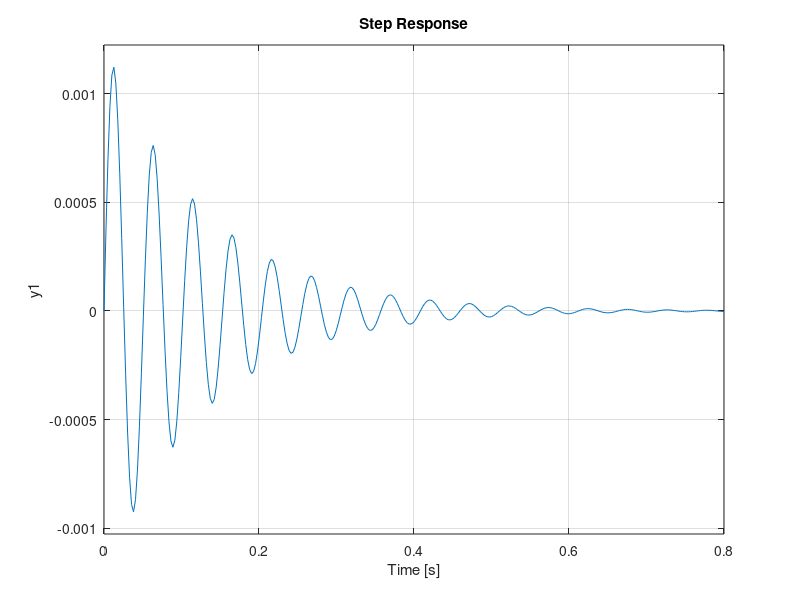

MATLAB code to generate this figure: (Note: this script raises an error after producing the figure.)
%%System Constants%%
k = 100000;
lambda = 100;
I = 0.016363148;
r = .050;
m = .025;

%%State Space Model Matrices%%
A = [0,1;-(k/((I/r^2)+m)) -(lambda/((I/r^2)+m))];
B = [0;1/((I/r^2)+m)];
C = [0 1];
D = [0:0];

ssmodel = ss(A,B,C,D);

figure(1);
step(ssmodel);
figure(2);
h = bodeplot(ssmodel);
% Change units to Hz and make phase plot invisible
setoptions(h,'FreqUnits','Hz','PhaseVisible','off');

t = [0:.001:.25];
u = [zeros(50,1)' ones(50,1)' zeros(50,1)' ones(50,1)' zeros(50,1)' 0];

figure(3);
lsim(ssmodel,u,t);